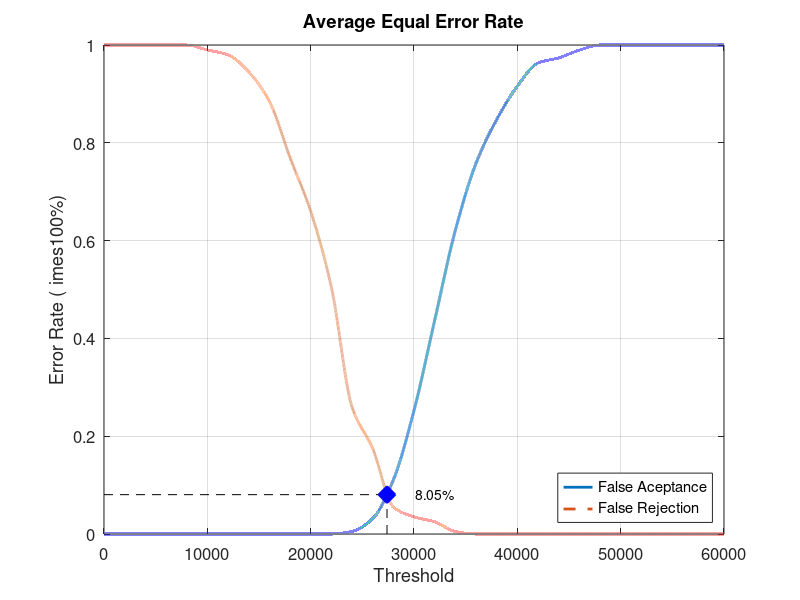
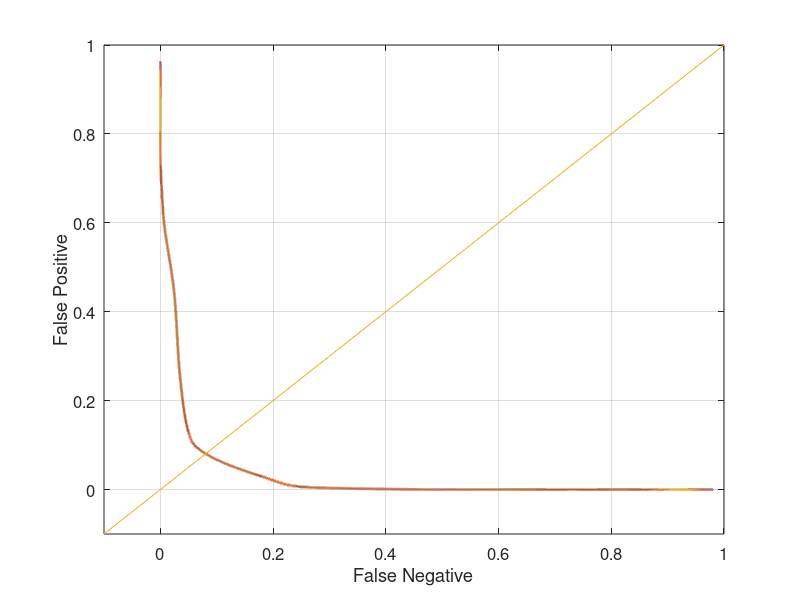

The MATLAB script that drew these images, in order:
close all;
clear;
clc;
x = 0:2000:60000;
xq = 0:0.5:60000;

y0 = [0 0 0 0 0 0 0 0 0 0 0 0 0.00526316 0.0315789 0.110526 0.252632 0.436842 0.621053 0.757895 0.847368 0.915789 0.963158 0.973684 0.989474 1 1 1 1 1 1 1]
yy0 = interp1(x, y0, xq, 'pchip');
y1 = [1 1 1 1 1 0.99 0.98 0.945 0.885 0.77 0.66 0.505 0.26 0.175 0.055 0.035 0.025 0.005 0 0 0 0 0 0 0 0 0 0 0 0 0]
yy1 = interp1(x, y1, xq, 'pchip');

% Calculating EER: 
y2 = abs(y0 - y1);
find(y2 == min(y2))
yy2 = abs(yy0 - yy1);
xEER = find(yy2 == min(yy2));
xEERIndex = xq(xEER) % X-axis EER
yEER = yy0(xEER) % Y-axis EER

main = figure
plot(xq, yy0,'-','LineWidth', 2);	hold on
plot(xq, yy1,'--','LineWidth', 2);	hold on
plot([xEERIndex xEERIndex], [0 yEER], 'k--');	hold on
plot([0 xEERIndex], [yEER yEER], 'k--');	hold on
plot(xEERIndex, yEER, 'bx', 'LineWidth', 10);	hold on
text(xEERIndex + 10 * xEERIndex / 100, yEER, [num2str(round((10000 * yEER)) / 100) '%'])
legend('False Aceptance', 'False Rejection', 'Location', 'SouthEast')
xlabel('Threshold')
ylabel('Error Rate (	imes100%)')
title('Average Equal Error Rate')
set(gca, 'FontSize', 12)
axis([0 60000 0 1])
grid on

print(main, 'Database4_2Main', '-dpng');
FNRxFPR = figure('Color', [1 1 1]);
plot(yy1, yy0, '-', yy1, yy0, 'LineWidth', 2);
hold on
y = -0.1:0.1:1
plot(y, y); 
set(gca, 'FontSize', 12)
xlabel('False Negative')
ylabel('False Positive')
axis([-0.1 1 -0.1 1])
set(gca, 'FontSize', 12)
grid on

print(FNRxFPR, 'Database4_2FNRxFPR','-dpng');
